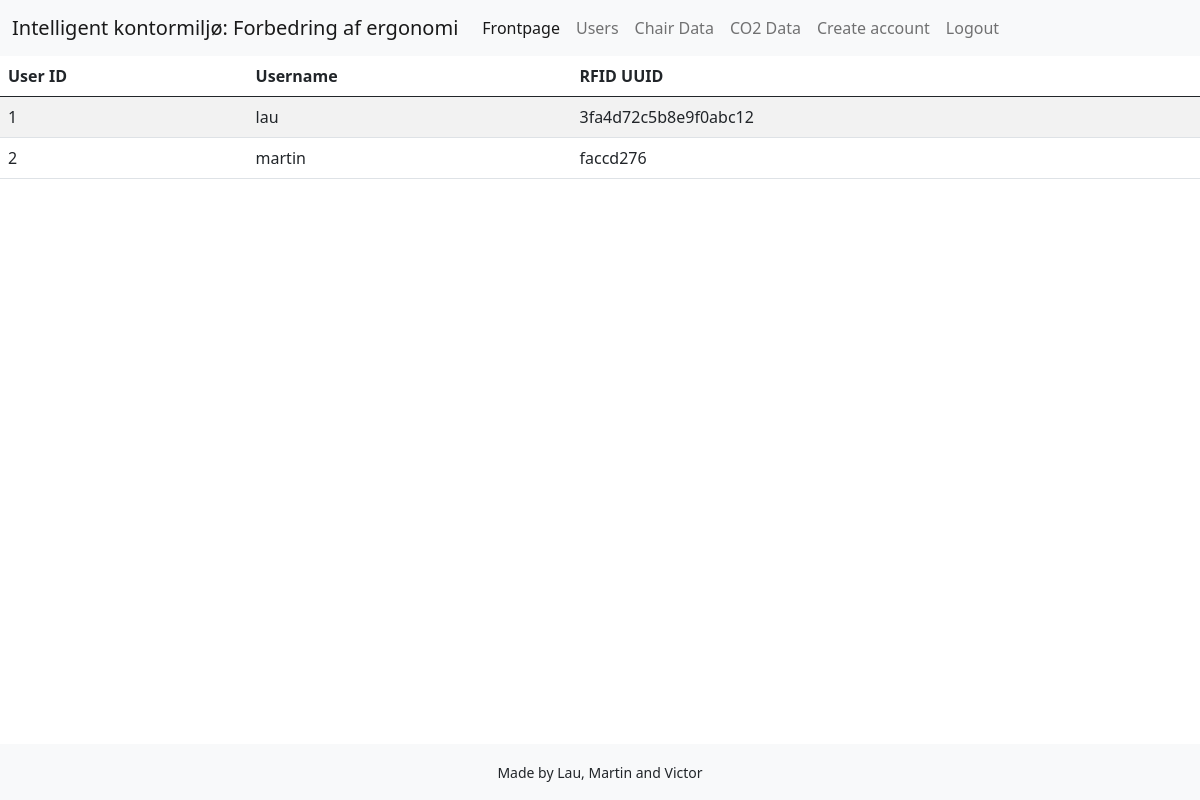
The app's page /users (signed in) with its own data.
### app.py (models this page shows)
class Users(UserMixin, db.Model):
    id = db.Column(db.Integer, primary_key=True)
    username = db.Column(db.String(250), unique=True, nullable=False)
    rfid_uuid = db.Column(db.String(250), unique=True, nullable=False)
    password = db.Column(db.String(250), nullable=False)

### app.py (the view)
@app.route("/users")
@login_required
def users():
    users = Users.query.all()
    for user in users:
        print(user.rfid_uuid)
    print(users)
    return render_template('users.html', users=users)

### app.py (called while the page is built)
@login_manager.user_loader
def loader_user(user_id):
    return Users.query.get(user_id)

### templates/users.html (shortened to what this page needs)
{% extends 'base.html' %}
{% block content %}
<body>
    <div class="row">
        <div class="col-md-12">
            <table id="user_table" class="table table-striped">
                <thead>
                    <tr>
                        <th>User ID</th>
                        <th>Username</th>
                        <th>RFID UUID</th>
                    </tr>
                </thead>
                <tbody>
                    {% for user in users %}
                    <tr>
                        <td>{{ user.id }}</td>
                        <td>{{ user.username }}</td>
                        <td>{{ user.rfid_uuid }}</td>
                    </tr>
                    {% endfor %}
                </table>
            </div>
        </div>
    </body>
    {% endblock %}

### templates/base.html (shortened to what this page needs)
<!DOCTYPE html>
<html lang="en">
    <head>
        <link
            href="{{ url_for('static', filename='/bootstrap-5.0.2/dist/css/bootstrap.min.css') }}"
            rel="stylesheet"
        >
    </head>
    <body>
        <nav class="navbar navbar-expand-lg navbar-light bg-light" data-bs-theme="dark">
            <div class="container-fluid">
                <a class="navbar-brand" href="/index">Intelligent kontormiljø: Forbedring af ergonomi</a>
                <div class="collapse navbar-collapse" id="navbarNav">
                    <ul class="navbar-nav">
                        <li class="nav-item">
                            <a class="nav-link active" aria-current="page" href="/index">Frontpage</a>
                        </li>
                        {% block nav %}
                        <li class="nav-item">
                            <a class="nav-link" href="/users">Users</a>
                        </li>
                        <a class="nav-link" href="/chair">Chair Data</a>
                    <a class="nav-link" href="/co2">CO2 Data</a>
                <a class="nav-link" href="/register">Create account</a>
            <a class="nav-link" href="/logout">Logout</a>
        {% endblock %}
    </ul>
</div>
</div>
</nav>
<div class="fluid-content">
    {% block content %} {% endblock %}
</div>
<footer style="position:absolute; width:100%; bottom:0px" class="mt-auto bg-light py-3">
    <div class="container-fluid text-center">
        <small>Made by Lau, Martin and Victor</small>
    </div>
</footer>
</body>
</html>

### records on screen
Users: id "1", username "lau", rfid_uuid "3fa4d72c5b8e9f0abc12"
Users: id "2", username "martin", rfid_uuid "faccd276"
